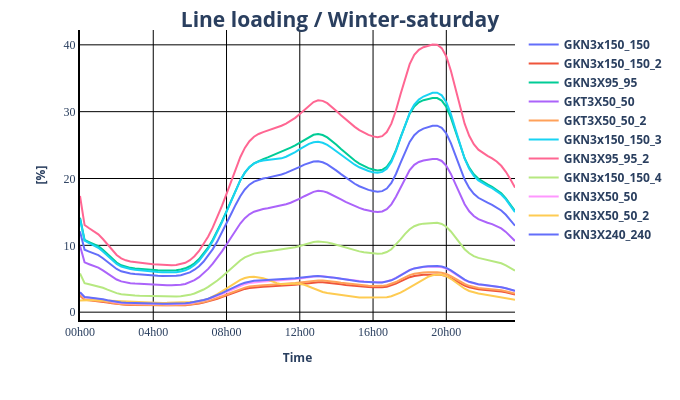

Notebook cell for this chart:
### Code cell
pp_plot.plot_timeseries_result(
    data_df=result_df["res_line.loading_percent"],
    ylabel="[%]",
    plot_title="Line loading / Winter-saturday",
    filename="line_loading_result",
)
